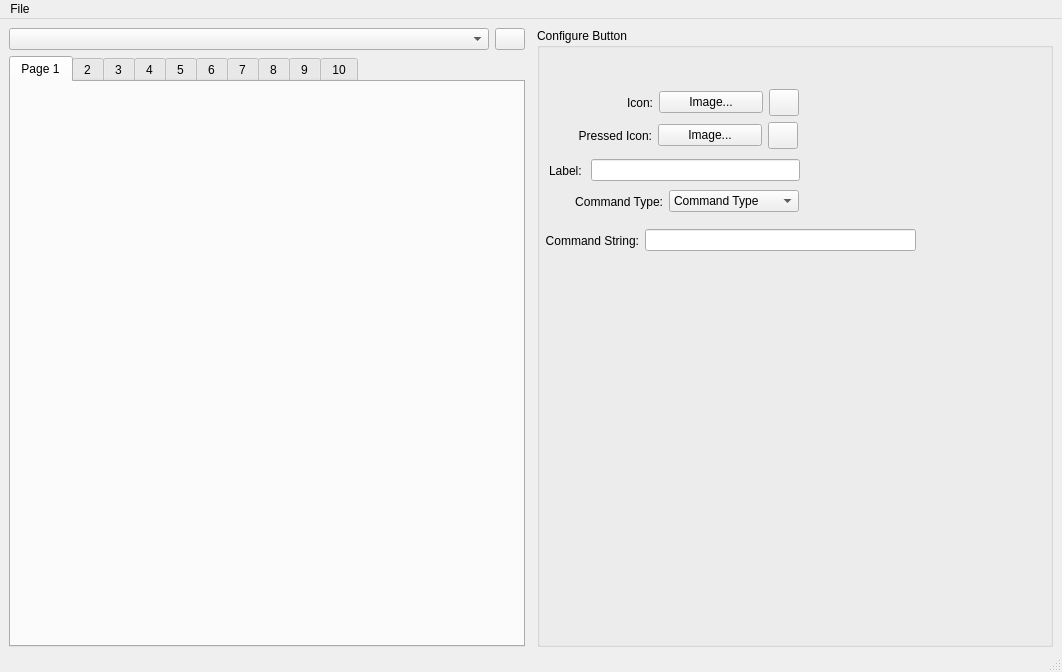
<?xml version="1.0" encoding="UTF-8"?>
<ui version="4.0">
 <class>MainWindow</class>
 <widget class="QMainWindow" name="MainWindow">
  <property name="geometry">
   <rect>
    <x>0</x>
    <y>0</y>
    <width>1062</width>
    <height>672</height>
   </rect>
  </property>
  <property name="windowTitle">
   <string>Stream Deck UI</string>
  </property>
  <widget class="QWidget" name="centralwidget">
   <property name="autoFillBackground">
    <bool>false</bool>
   </property>
   <layout class="QVBoxLayout" name="verticalLayout_2">
    <property name="spacing">
     <number>6</number>
    </property>
    <property name="leftMargin">
     <number>9</number>
    </property>
    <property name="bottomMargin">
     <number>3</number>
    </property>
    <item>
     <layout class="QHBoxLayout" name="main_horizontalLayout">
      <property name="spacing">
       <number>12</number>
      </property>
      <property name="leftMargin">
       <number>0</number>
      </property>
      <property name="topMargin">
       <number>0</number>
      </property>
      <property name="rightMargin">
       <number>0</number>
      </property>
      <property name="bottomMargin">
       <number>0</number>
      </property>
      <item>
       <layout class="QVBoxLayout" name="left_verticalLayout" stretch="0,1">
        <property name="spacing">
         <number>6</number>
        </property>
        <property name="sizeConstraint">
         <enum>QLayout::SetDefaultConstraint</enum>
        </property>
        <property name="topMargin">
         <number>0</number>
        </property>
        <item>
         <layout class="QHBoxLayout" name="deviceSettings_horizontalLayout">
          <property name="leftMargin">
           <number>0</number>
          </property>
          <property name="topMargin">
           <number>0</number>
          </property>
          <property name="rightMargin">
           <number>0</number>
          </property>
          <property name="bottomMargin">
           <number>0</number>
          </property>
          <item>
           <widget class="QComboBox" name="device_list">
            <property name="minimumSize">
             <size>
              <width>400</width>
              <height>0</height>
             </size>
            </property>
           </widget>
          </item>
          <item>
           <widget class="QPushButton" name="settingsButton">
            <property name="sizePolicy">
             <sizepolicy hsizetype="Minimum" vsizetype="Expanding">
              <horstretch>0</horstretch>
              <verstretch>0</verstretch>
             </sizepolicy>
            </property>
            <property name="minimumSize">
             <size>
              <width>0</width>
              <height>0</height>
             </size>
            </property>
            <property name="maximumSize">
             <size>
              <width>30</width>
              <height>16777215</height>
             </size>
            </property>
            <property name="text">
             <string/>
            </property>
            <property name="icon">
             <iconset resource="resources.qrc">
              <normaloff>:/icons/icons/gear.png</normaloff>:/icons/icons/gear.png</iconset>
            </property>
           </widget>
          </item>
         </layout>
        </item>
        <item>
         <widget class="QTabWidget" name="pages">
          <property name="sizePolicy">
           <sizepolicy hsizetype="Preferred" vsizetype="Preferred">
            <horstretch>0</horstretch>
            <verstretch>0</verstretch>
           </sizepolicy>
          </property>
          <property name="autoFillBackground">
           <bool>false</bool>
          </property>
          <property name="styleSheet">
           <string notr="true">b</string>
          </property>
          <property name="currentIndex">
           <number>0</number>
          </property>
          <widget class="QWidget" name="page_1">
           <attribute name="title">
            <string>Page 1</string>
           </attribute>
           <layout class="QGridLayout" name="gridLayout_2"/>
          </widget>
          <widget class="QWidget" name="page_2">
           <attribute name="title">
            <string>2</string>
           </attribute>
           <layout class="QGridLayout" name="gridLayout_3"/>
          </widget>
          <widget class="QWidget" name="page_3">
           <attribute name="title">
            <string>3</string>
           </attribute>
           <layout class="QGridLayout" name="gridLayout_11"/>
          </widget>
          <widget class="QWidget" name="page_4">
           <attribute name="title">
            <string>4</string>
           </attribute>
           <layout class="QGridLayout" name="gridLayout_10"/>
          </widget>
          <widget class="QWidget" name="page_5">
           <attribute name="title">
            <string>5</string>
           </attribute>
           <layout class="QGridLayout" name="gridLayout_9"/>
          </widget>
          <widget class="QWidget" name="page_6">
           <attribute name="title">
            <string>6</string>
           </attribute>
           <layout class="QGridLayout" name="gridLayout_8"/>
          </widget>
          <widget class="QWidget" name="page_7">
           <attribute name="title">
            <string>7</string>
           </attribute>
           <layout class="QGridLayout" name="gridLayout_7"/>
          </widget>
          <widget class="QWidget" name="page_8">
           <attribute name="title">
            <string>8</string>
           </attribute>
           <layout class="QGridLayout" name="gridLayout_6"/>
          </widget>
          <widget class="QWidget" name="page_9">
           <attribute name="title">
            <string>9</string>
           </attribute>
           <layout class="QGridLayout" name="gridLayout_5"/>
          </widget>
          <widget class="QWidget" name="tab_10">
           <attribute name="title">
            <string>10</string>
           </attribute>
           <layout class="QGridLayout" name="gridLayout_4"/>
          </widget>
         </widget>
        </item>
       </layout>
      </item>
      <item>
       <layout class="QHBoxLayout" name="right_horizontalLayout">
        <item>
         <widget class="QGroupBox" name="groupBox">
          <property name="minimumSize">
           <size>
            <width>250</width>
            <height>0</height>
           </size>
          </property>
          <property name="title">
           <string>Configure Button</string>
          </property>
          <widget class="QWidget" name="layoutWidget">
           <property name="geometry">
            <rect>
             <x>10</x>
             <y>94</y>
             <width>251</width>
             <height>27</height>
            </rect>
           </property>
           <layout class="QHBoxLayout" name="horizontalLayout_3">
            <property name="spacing">
             <number>6</number>
            </property>
            <item>
             <widget class="QLabel" name="label_9">
              <property name="text">
               <string>Pressed Icon:</string>
              </property>
              <property name="alignment">
               <set>Qt::AlignRight|Qt::AlignTrailing|Qt::AlignVCenter</set>
              </property>
             </widget>
            </item>
            <item>
             <widget class="QPushButton" name="imageButton_2">
              <property name="text">
               <string>Image...</string>
              </property>
             </widget>
            </item>
            <item>
             <widget class="QPushButton" name="removeButton_2">
              <property name="sizePolicy">
               <sizepolicy hsizetype="Minimum" vsizetype="Minimum">
                <horstretch>0</horstretch>
                <verstretch>0</verstretch>
               </sizepolicy>
              </property>
              <property name="maximumSize">
               <size>
                <width>30</width>
                <height>16777215</height>
               </size>
              </property>
              <property name="toolTip">
               <string>Remove the image from the button</string>
              </property>
              <property name="text">
               <string/>
              </property>
              <property name="icon">
               <iconset resource="resources.qrc">
                <normaloff>:/icons/icons/cross.png</normaloff>:/icons/icons/cross.png</iconset>
              </property>
             </widget>
            </item>
           </layout>
          </widget>
          <widget class="QWidget" name="horizontalLayoutWidget_2">
           <property name="geometry">
            <rect>
             <x>11</x>
             <y>160</y>
             <width>251</width>
             <height>27</height>
            </rect>
           </property>
           <layout class="QHBoxLayout" name="horizontalLayout_4">
            <item>
             <widget class="QLabel" name="label_3">
              <property name="text">
               <string>Command Type:</string>
              </property>
              <property name="alignment">
               <set>Qt::AlignRight|Qt::AlignTrailing|Qt::AlignVCenter</set>
              </property>
             </widget>
            </item>
            <item>
             <widget class="QComboBox" name="command_type">
              <item>
               <property name="text">
                <string>Command Type</string>
               </property>
              </item>
              <item>
               <property name="text">
                <string>OSC</string>
               </property>
              </item>
              <item>
               <property name="text">
                <string>MIDI</string>
               </property>
              </item>
              <item>
               <property name="text">
                <string>MQTT</string>
               </property>
              </item>
              <item>
               <property name="text">
                <string>Page</string>
               </property>
              </item>
              <item>
               <property name="text">
                <string>Text</string>
               </property>
              </item>
              <item>
               <property name="text">
                <string>Set Brightness</string>
               </property>
              </item>
              <item>
               <property name="text">
                <string>Keystroke</string>
               </property>
              </item>
              <item>
               <property name="text">
                <string>Command</string>
               </property>
              </item>
              <item>
               <property name="text">
                <string>CloseStreamDeck</string>
               </property>
              </item>
             </widget>
            </item>
           </layout>
          </widget>
          <widget class="QWidget" name="horizontalLayoutWidget_8">
           <property name="geometry">
            <rect>
             <x>8</x>
             <y>199</y>
             <width>371</width>
             <height>27</height>
            </rect>
           </property>
           <layout class="QHBoxLayout" name="horizontalLayout_10">
            <item>
             <widget class="QLabel" name="label_10">
              <property name="text">
               <string>Command String:</string>
              </property>
              <property name="alignment">
               <set>Qt::AlignRight|Qt::AlignTrailing|Qt::AlignVCenter</set>
              </property>
             </widget>
            </item>
            <item>
             <widget class="QLineEdit" name="command_string"/>
            </item>
           </layout>
          </widget>
          <widget class="QWidget" name="">
           <property name="geometry">
            <rect>
             <x>12</x>
             <y>129</y>
             <width>251</width>
             <height>27</height>
            </rect>
           </property>
           <layout class="QHBoxLayout" name="horizontalLayout">
            <item>
             <widget class="QLabel" name="label_2">
              <property name="text">
               <string>Label: </string>
              </property>
              <property name="alignment">
               <set>Qt::AlignRight|Qt::AlignTrailing|Qt::AlignVCenter</set>
              </property>
             </widget>
            </item>
            <item>
             <widget class="QLineEdit" name="text">
              <property name="maxLength">
               <number>20</number>
              </property>
             </widget>
            </item>
           </layout>
          </widget>
          <widget class="QWidget" name="">
           <property name="geometry">
            <rect>
             <x>11</x>
             <y>61</y>
             <width>251</width>
             <height>27</height>
            </rect>
           </property>
           <layout class="QHBoxLayout" name="horizontalLayout_2">
            <item alignment="Qt::AlignRight">
             <widget class="QLabel" name="label">
              <property name="text">
               <string>Icon:</string>
              </property>
              <property name="alignment">
               <set>Qt::AlignRight|Qt::AlignTrailing|Qt::AlignVCenter</set>
              </property>
             </widget>
            </item>
            <item>
             <widget class="QPushButton" name="imageButton">
              <property name="text">
               <string>Image...</string>
              </property>
             </widget>
            </item>
            <item>
             <widget class="QPushButton" name="removeButton">
              <property name="sizePolicy">
               <sizepolicy hsizetype="Minimum" vsizetype="Minimum">
                <horstretch>0</horstretch>
                <verstretch>0</verstretch>
               </sizepolicy>
              </property>
              <property name="maximumSize">
               <size>
                <width>30</width>
                <height>16777215</height>
               </size>
              </property>
              <property name="toolTip">
               <string>Remove the image from the button</string>
              </property>
              <property name="text">
               <string/>
              </property>
              <property name="icon">
               <iconset resource="resources.qrc">
                <normaloff>:/icons/icons/cross.png</normaloff>:/icons/icons/cross.png</iconset>
              </property>
             </widget>
            </item>
           </layout>
          </widget>
         </widget>
        </item>
       </layout>
      </item>
     </layout>
    </item>
   </layout>
  </widget>
  <widget class="QMenuBar" name="menubar">
   <property name="geometry">
    <rect>
     <x>0</x>
     <y>0</y>
     <width>1062</width>
     <height>22</height>
    </rect>
   </property>
   <widget class="QMenu" name="menuFile">
    <property name="title">
     <string>File</string>
    </property>
    <addaction name="actionImport"/>
    <addaction name="actionExport"/>
    <addaction name="separator"/>
    <addaction name="actionExit"/>
   </widget>
   <addaction name="menuFile"/>
  </widget>
  <widget class="QStatusBar" name="statusbar"/>
  <action name="actionImport">
   <property name="text">
    <string>Import</string>
   </property>
  </action>
  <action name="actionExport">
   <property name="text">
    <string>Export</string>
   </property>
  </action>
  <action name="actionExit">
   <property name="text">
    <string>E&amp;xit</string>
   </property>
   <property name="shortcut">
    <string>Ctrl+X</string>
   </property>
  </action>
 </widget>
 <resources>
  <include location="resources.qrc"/>
 </resources>
 <connections/>
</ui>
